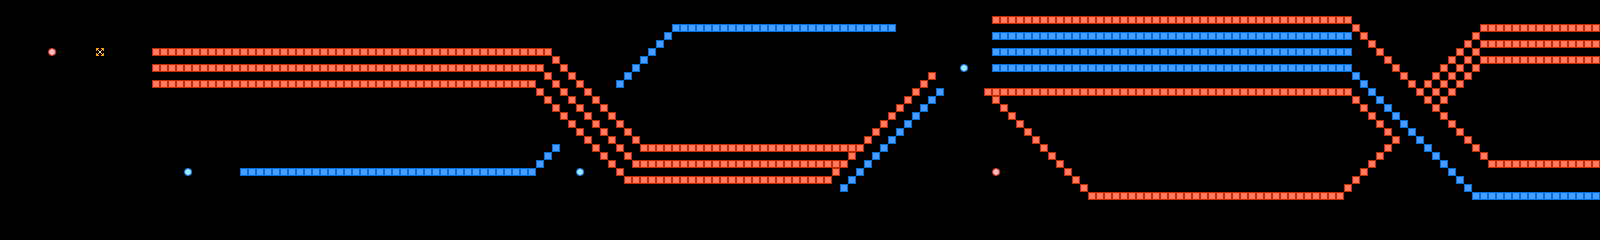

A level layout from a 2D game, rendered from its tile map. Below: a short description, then the map file with tile-grid data replaced by summaries:
An orthogonal 200x30 tile map with 8x8 px tiles, 1 tile layer (layer), 2 tilesets.

<map version="1.0" orientation="orthogonal" width="200" height="30" tilewidth="8" tileheight="8">
 <tileset firstgid="1" name="chip" tilewidth="8" tileheight="8">
  <image source="chip.png" width="128" height="128" />
 </tileset>
 <tileset firstgid="257" name="chip" tilewidth="8" tileheight="8">
  <image source="../chip.png" width="128" height="128" />
 </tileset>
 <layer name="layer" width="200" height="30">
  <properties>
   <property name="object" value="true" />
  </properties>
  <data>[6000 cells, 773 non-empty, 5 distinct tile ids]</data>
 </layer>
</map>
